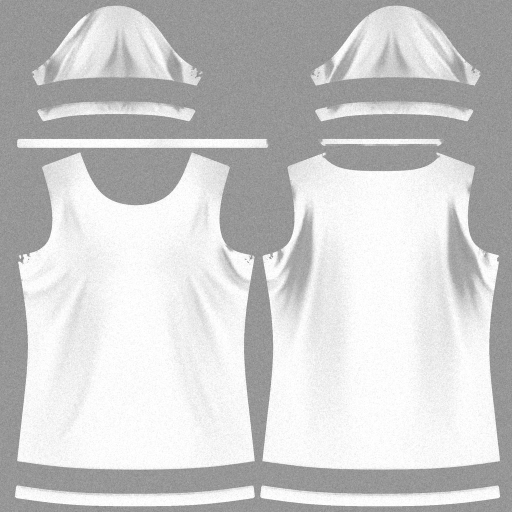
#> input picture assets/tee_fabric_shade_womens.jpg, 1024 x 1024 px, given in place of tee_fabric_shade_womens.jpg_2048.png, which was not available (shown at 1/2 size)
$ python make_garment_dye_map.py ../assets/tee_fabric_shade_womens.jpg
#> lines starting #> are read from the running program, lines starting #| are printed output that depends on the picture; pictures that were not available may be replaced by others from this repository, and a replacement may not be noted
"""Make the garment-dye 'wash' map for each 3D base tee.

Garment dye (e.g. Shaka Wear SHGD, Comfort Colors) reads as:
  R  frosted edges: seams, hem, cuffs and collar come out paler where the dye washes out at the stitching
  G  fold ridges: raised folds fade lighter than the valleys
  B  cloudy mottling: patchy, uneven colour across the body

Input: the full-size fold-shadow (AO) bakes from blender/Shirts_fabric_bake.blend, saved in
       <PJ folder>/blender/fabric_bake/ao_<model>_2048.png. Pattern pieces are the non-black areas;
       their borders are the seams, hems, cuffs and collar.
Output: assets/tee_gd_wash_<model>.jpg (RGB as above, 1024 px). The page mixes the shirt colour toward a
        faded version of itself by R, G and B, only when Finish = Garment-dyed.

Run: python3 tools/make_garment_dye_map.py [model ...]   (default: all; a few seconds each)
"""
import pathlib
import numpy as np
from PIL import Image
from scipy import ndimage

ROOT = pathlib.Path(__file__).resolve().parent.parent
BAKES = ROOT.parent / "blender" / "fabric_bake"
OUT = ROOT / "assets"
UV_IN_PER_UNIT = 48.0          # measured: ~0.0207 UV per inch on both base tees
SIZE = 2048

def wash(model, seed):
#> called with model = '../assets/tee_fabric_shade_womens.jpg', seed = 7
    ao = np.asarray(Image.open(BAKES / f"ao_{model}_2048.png").convert("L"), dtype=np.float32) / 255
    inside = ao > 0.02                                   # pattern pieces (bake margin/background is black)
#> inside: shape (1024, 1024) bool; every value is 1
    inside = ndimage.binary_opening(inside, iterations=2)
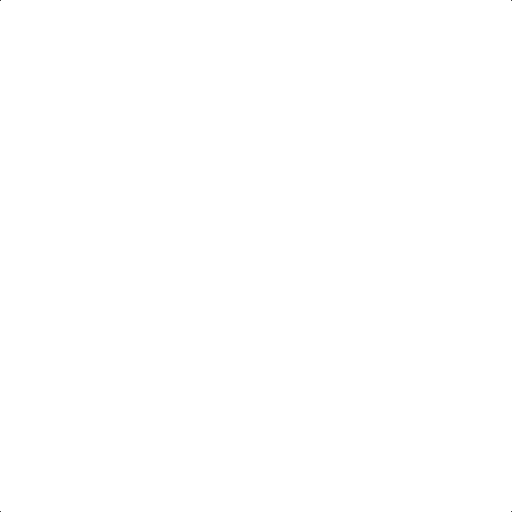
#> inside: shape (1024, 1024) bool (shown at 1/2 size); 100% white; black in thin lines or dots
    px_per_in = SIZE / UV_IN_PER_UNIT
    # R: distance to the edge of each piece, in inches -> strong within ~0.35 in, gone by ~1.2 in
    d_in = ndimage.distance_transform_edt(inside) / px_per_in
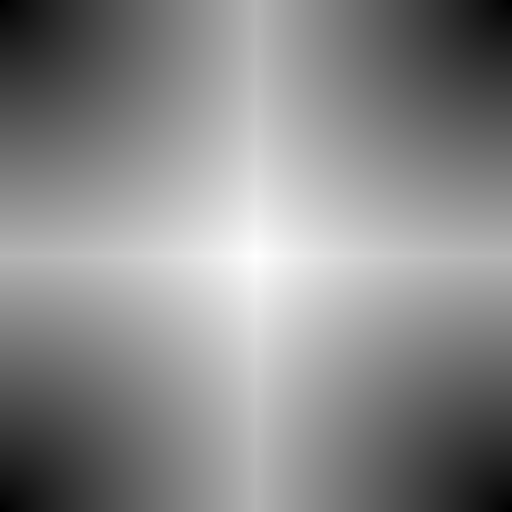
#> d_in: shape (1024, 1024) float64 (shown at 1/2 size); min 0, max 16.92, mean 9.15; drawn with min black and max white
    edge = np.clip(1 - (d_in - 0.12) / 1.0, 0, 1) ** 1.6
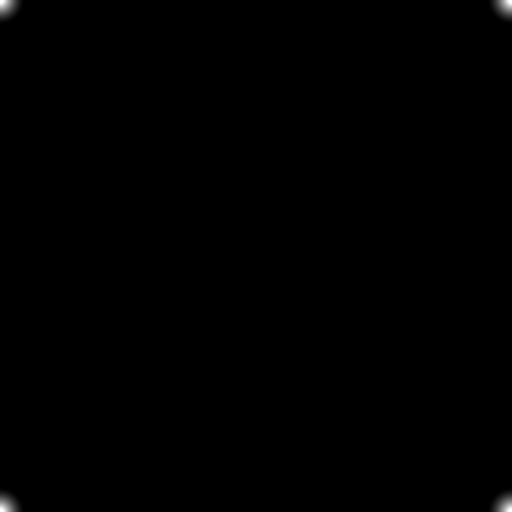
#> edge: shape (1024, 1024) float64 (shown at 1/2 size); min 0, max 1, mean 0.00195
    # G: fold ridges = locally brighter than the surroundings in the AO bake
    # blur only within the pieces (normalised), or the black background reads as a "ridge" at every border
    m = inside.astype(np.float32)
#> m: shape (1024, 1024) float32; values 0 (black) and 1 (white), 100% white; black in thin lines or dots
    blur = ndimage.gaussian_filter(ao * m, px_per_in * 1.2) / np.maximum(ndimage.gaussian_filter(m, px_per_in * 1.2), 1e-3)
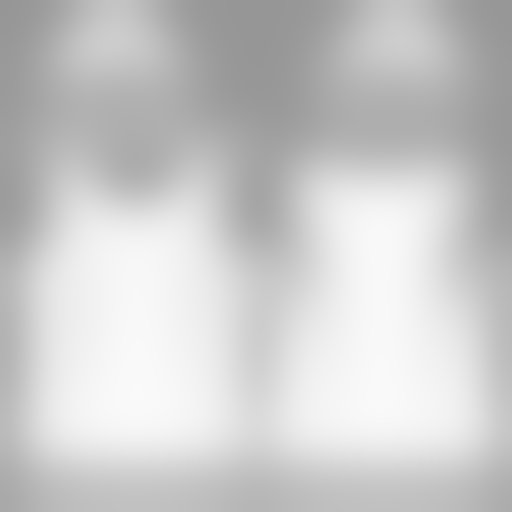
#> blur: shape (1024, 1024) float32 (shown at 1/2 size); min 0.591, max 0.981, mean 0.795
    ridge = np.clip((ao - blur) * 9, 0, 1) * m
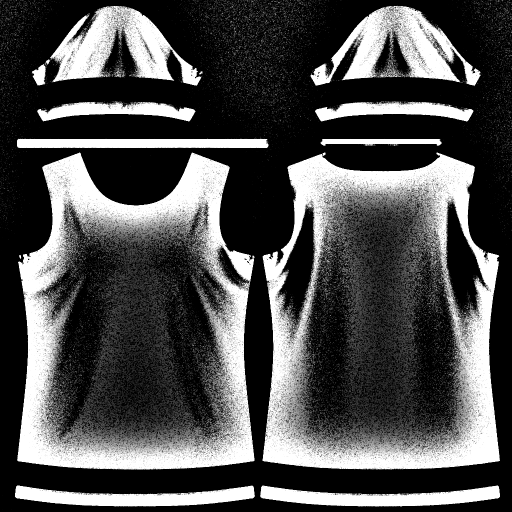
#> ridge: shape (1024, 1024) float32 (shown at 1/2 size); min 0, max 1, mean 0.309
    ridge = ndimage.gaussian_filter(ridge, px_per_in * 0.12)
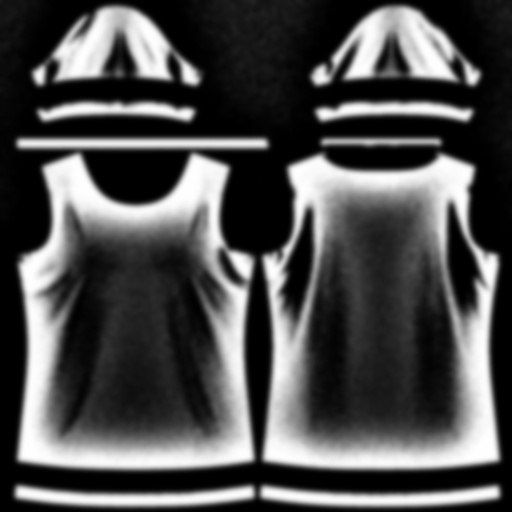
#> ridge: shape (1024, 1024) float32 (shown at 1/2 size); min 0, max 1, mean 0.309
    # B: cloudy mottling, two scales (~3 in patches and ~0.8 in blotches), centred on 0.5
    rng = np.random.default_rng(seed)
    def cloud(scale_in):
        n = rng.random((SIZE, SIZE)).astype(np.float32)
        n = ndimage.gaussian_filter(n, px_per_in * scale_in, mode="wrap")
        return (n - n.mean()) / (n.std() + 1e-6)
    mottle = np.clip(0.5 + 0.16 * cloud(3.0) + 0.08 * cloud(0.8), 0, 1)
#> (the run stopped early here; a loop or call above may not have finished)
